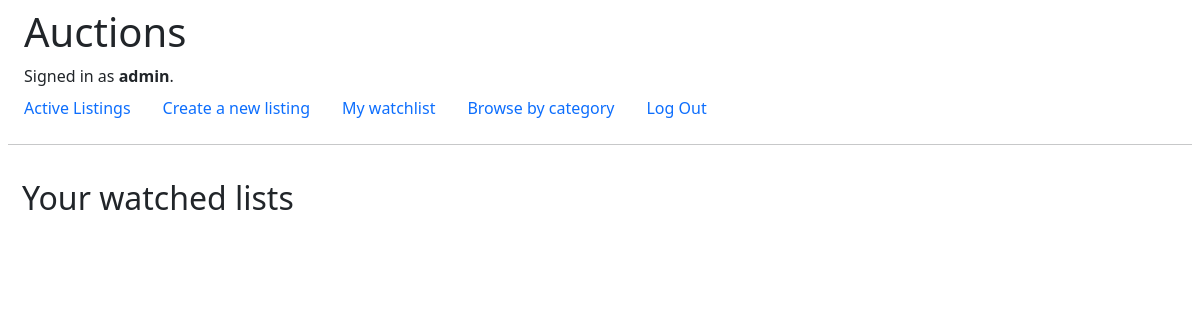
The app's page /watchlist (signed in), older data.
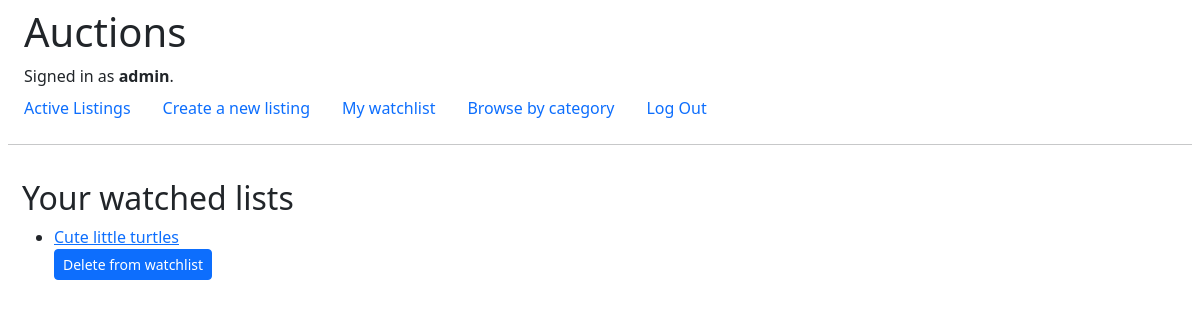
The same page, newer data.
### auctions/models.py (models this page shows, shortened)
class WatchList(models.Model):
    user = models.ForeignKey(User, on_delete=models.CASCADE, related_name="watchlists")
    listing = models.ForeignKey(AuctionListing, on_delete=models.CASCADE, related_name="watchlists")

class AuctionListing(models.Model):
    title = models.CharField(max_length=50)
    user = models.ForeignKey(User, on_delete=models.CASCADE, related_name="user", null=True, default=None)
    description = models.CharField(max_length=100)
    startingbid = models.IntegerField(default=0)
    imageurl = models.URLField()
    type = models.CharField(max_length=20)
    highestbid = models.IntegerField(default=0)
    won = models.BooleanField(default=False)

### auctions/views.py (the view, shortened to what this page needs)
# urls.py: path("watchlist", views.watchlist, name="watchlist"),
@login_required
def watchlist(request):
    current_user = request.user
    watchlist = WatchList.objects.filter(user=current_user)
    if request.method == "GET":
        watchlistform = WatchlistForm()
        return render (request, "auctions/watchlist.html",{
            "watchlist": watchlist,
            "watchlistform": watchlistform
        })

### auctions/templates/auctions/watchlist.html (shortened to what this page needs)
{% extends "auctions/layout.html" %}
{% block body %}
    <div class="container-fluid">
        <div class="row">
            <div class="col-8">
                <h2>Your watched lists</h2>
                <ul>
                    {% if watchlist %}
                        {% for entry in watchlist %}
                            <li><a href="{{entry.listing.title}}">{{entry.listing.title}}</a></li>
                            <span>
                                <form action="{% url 'watchlist' %}" method="post">
                                    <button class="btn btn-primary btn-sm" type="submit" value="deleted">Delete from watchlist</button>
                                </form>
                            </span>
                        {% endfor %}
                    {% endif %}
                </ul>
            </div>
        </div>
    </div>
{% endblock %}

Row changes from the older to the newer data that the page shows:
added WatchList: listing "Cute little turtles"
